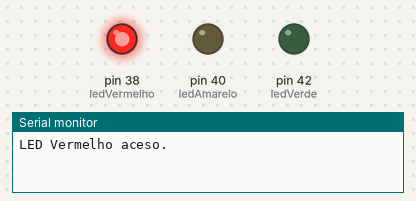
Bench run of a sketch on a simulated Arduino Mega 2560, built with avr-gcc and run on an emulated ATmega2560. Shown: output pins drawn as LEDs (lit = HIGH), the last lines printed to the serial monitor.

Above: at 2.5 s.
At 6.5 s:
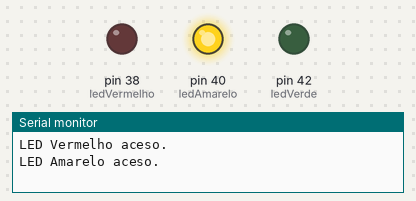
At 10.5 s:
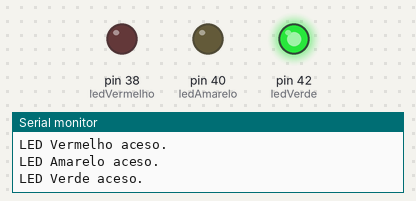
Timing chart, 0 to 16.9 s (numbered marks = the images above):
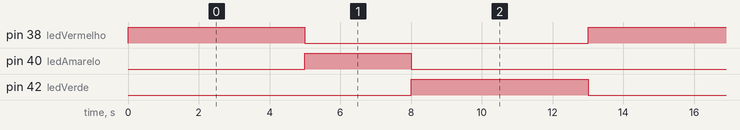

Measured:
- by itself, pin 38 (ledVermelho), pin 42 (ledVerde): alternates HIGH for 5.0 s and LOW for 8.0 s
- by itself, pin 40 (ledAmarelo): alternates HIGH for 3.0 s and LOW for 10.0 s
- by itself, everything shown: repeats every 13.0 s, in 4 steps

The sketch:

Exercicio-1-Luciano_Santos.ino
```cpp
/* Exercicío preparatório para a prova

 Prova 1 de Lógica de Programação - LGP18802 de 2023/01

24/04/2023 prof. Alexandre Nuernberg


  Questão 1: (2 pontos)

    a) A sinaleira possui 3 LEDS (Vermelho - pino 22, Amarelo - pino 24 e

    Verde - pino 26).

    Faça um programa que faça com que os LEDS da sinaleira pisquem continuamente

    e na seguinte ordem:

    1º LED Vermelho,  fica aceso sozinho por 5 segundos

       (Sinal fechado para o trânsito).

    2º LED Laranja,   fica aceso sozinho por 3 segundos

       (Alerta que a sinal vai abrir).

    3º LED verde,   fica aceso sozinho por 5 segundos

       (Sinal aberto para o trânsito);

    Depois disso o ciclo de repete e o sinal volta a ficar vermelho e assim

    por diante.


    Atenção:

    - Defina variáveis para armazenamento dos pinos dos LEDS e dos tempos.

    - Mantenha o programa organizado com formatação (endentação).

    - Comente as principais partes do programa para que haja um entendimento claro.


    b) Nesse mesmo programa (NÃO SALVE OU COPIE PARA OUTRO!)

  Mostre no monitor serial, quando Cada LED está acesso usando mensagens como:

    - Quando o LED Vermelho está aceso -> escrever na serial:  "LED Vermelho aceso."

    - Quando o LED Laranja está aceso -> escrever na serial:  "LED Laranja aceso."

    - Quando o LED Verde está aceso -> escrever na serial:  "LED Verde aceso."


    Atenção:

    Salve o Sketch como Exercicio-1-Seu_Nome.ino no SIGA

*/
int ledVermelho = 38;
int ledAmarelo = 40;
int ledVerde = 42;

int tempo_5sc = 5000;
int tempo_3sc = 3000;

void setup() {
  // put your setup code here, to run once:

  Serial.begin(9600);
  pinMode(ledVermelho,OUTPUT);
  pinMode(ledAmarelo,OUTPUT);
  pinMode(ledVerde,OUTPUT);

}

void loop() {
  // put your main code here, to run repeatedly:

  digitalWrite(ledVermelho, HIGH);
  Serial.println("LED Vermelho aceso.");
  delay(tempo_5sc);
  digitalWrite(ledVermelho, LOW);

  digitalWrite(ledAmarelo, HIGH);
  Serial.println("LED Amarelo aceso.");
  delay(tempo_3sc);
  digitalWrite(ledAmarelo, LOW);

  digitalWrite(ledVerde, HIGH);
  Serial.println("LED Verde aceso.");
  delay(tempo_5sc);
  digitalWrite(ledVerde, LOW);


}
```
